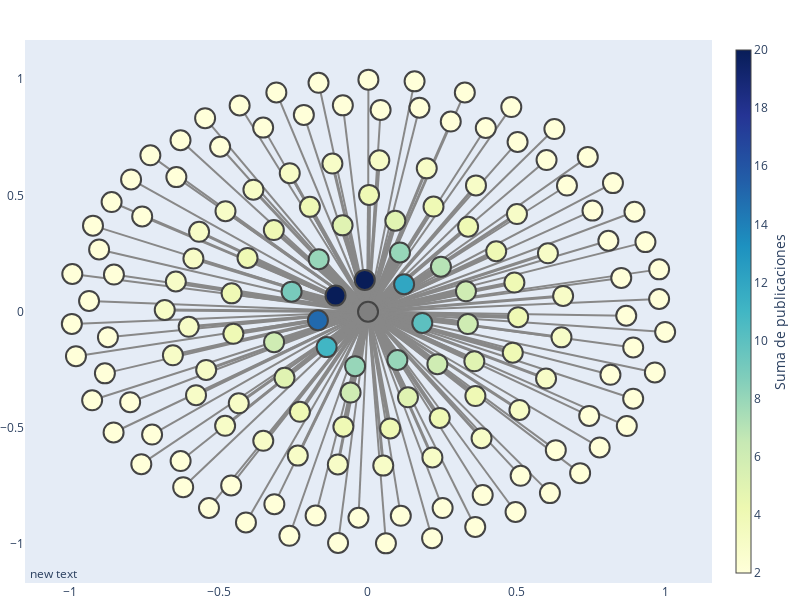

Here is the notebook cell this chart was saved with:
### Markdown cell above
Pre-pandemia

### Code cell
grafo_colaboraciones(df_colaboraciones_internacionales_pre_pandemia[df_colaboraciones_internacionales_pre_pandemia['weight'] > media_colaboraciones_internacionales_pre_pandemia])

### Figure 1 — Plotly figure (JSON) as saved in the notebook; plotly's stock layout.template omitted (floating-point values rounded to 4 significant figures; data arrays with more than 128 entries replaced by an {"elided": "..."} marker saying what was removed)
{"data": [{"hoverinfo": "none", "line": {"color": "#888", "width": 20}, "mode": "lines", "type": "scatter", "x": [0.0009845, -0.1082, null], "y": [-0.001035, 0.06843, null]}, {"hoverinfo": "none", "line": {"color": "#888", "width": 20}, "mode": "lines", "type": "scatter", "x": [0.0009845, -0.01001, null], "y": [-0.001035, 0.1361, null]}, {"hoverinfo": "none", "line": {"color": "#888", "width": 15}, "mode": "lines", "type": "scatter", "x": [0.0009845, -0.1674, null], "y": [-0.001035, -0.03762, null]}, {"hoverinfo": "none", "line": {"color": "#888", "width": 12}, "mode": "lines", "type": "scatter", "x": [0.0009845, 0.1223, null], "y": [-0.001035, 0.1174, null]}, {"hoverinfo": "none", "line": {"color": "#888", "width": 11}, "mode": "lines", "type": "scatter", "x": [0.0009845, -0.1381, null], "y": [-0.001035, -0.1534, null]}, {"hoverinfo": "none", "line": {"color": "#888", "width": 10}, "mode": "lines", "type": "scatter", "x": [0.0009845, 0.1835, null], "y": [-0.001035, -0.04932, null]}, {"hoverinfo": "none", "line": {"color": "#888", "width": 9}, "mode": "lines", "type": "scatter", "x": [0.0009845, -0.2559, null], "y": [-0.001035, 0.08553, null]}, {"hoverinfo": "none", "line": {"color": "#888", "width": 8}, "mode": "lines", "type": "scatter", "x": [0.0009845, -0.04243, null], "y": [-0.001035, -0.2356, null]}, {"hoverinfo": "none", "line": {"color": "#888", "width": 8}, "mode": "lines", "type": "scatter", "x": [0.0009845, 0.09979, null], "y": [-0.001035, -0.2089, null]}, {"hoverinfo": "none", "line": {"color": "#888", "width": 8}, "mode": "lines", "type": "scatter", "x": [0.0009845, -0.1647, null], "y": [-0.001035, 0.225, null]}, {"hoverinfo": "none", "line": {"color": "#888", "width": 8}, "mode": "lines", "type": "scatter", "x": [0.0009845, 0.1084, null], "y": [-0.001035, 0.2544, null]}, {"hoverinfo": "none", "line": {"color": "#888", "width": 7}, "mode": "lines", "type": "scatter", "x": [0.0009845, 0.2461, null], "y": [-0.001035, 0.1931, null]}, {"hoverinfo": "none", "line": {"color": "#888", "width": 6}, "mode": "lines", "type": "scatter", "x": [0.0009845, 0.2343, null], "y": [-0.001035, -0.2266, null]}, {"hoverinfo": "none", "line": {"color": "#888", "width": 6}, "mode": "lines", "type": "scatter", "x": [0.0009845, -0.3149, null], "y": [-0.001035, -0.1321, null]}, {"hoverinfo": "none", "line": {"color": "#888", "width": 6}, "mode": "lines", "type": "scatter", "x": [0.0009845, 0.3367, null], "y": [-0.001035, -0.05412, null]}, {"hoverinfo": "none", "line": {"color": "#888", "width": 6}, "mode": "lines", "type": "scatter", "x": [0.0009845, -0.05764, null], "y": [-0.001035, -0.3491, null]}, {"hoverinfo": "none", "line": {"color": "#888", "width": 6}, "mode": "lines", "type": "scatter", "x": [0.0009845, 0.3304, null], "y": [-0.001035, 0.0871, null]}, {"hoverinfo": "none", "line": {"color": "#888", "width": 5}, "mode": "lines", "type": "scatter", "x": [0.0009845, -0.08452, null], "y": [-0.001035, 0.3709, null]}, {"hoverinfo": "none", "line": {"color": "#888", "width": 5}, "mode": "lines", "type": "scatter", "x": [0.0009845, 0.1353, null], "y": [-0.001035, -0.3695, null]}, {"hoverinfo": "none", "line": {"color": "#888", "width": 5}, "mode": "lines", "type": "scatter", "x": [0.0009845, -0.2797, null], "y": [-0.001035, -0.2855, null]}, {"hoverinfo": "none", "line": {"color": "#888", "width": 5}, "mode": "lines", "type": "scatter", "x": [0.0009845, 0.09282, null], "y": [-0.001035, 0.3908, null]}, {"hoverinfo": "none", "line": {"color": "#888", "width": 5}, "mode": "lines", "type": "scatter", "x": [0.0009845, 0.3585, null], "y": [-0.001035, -0.2143, null]}, {"hoverinfo": "none", "line": {"color": "#888", "width": 4}, "mode": "lines", "type": "scatter", "x": [0.0009845, -0.08182, null], "y": [-0.001035, -0.4962, null]}, {"hoverinfo": "none", "line": {"color": "#888", "width": 4}, "mode": "lines", "type": "scatter", "x": [0.0009845, 0.07543, null], "y": [-0.001035, -0.5034, null]}, {"hoverinfo": "none", "line": {"color": "#888", "width": 4}, "mode": "lines", "type": "scatter", "x": [0.0009845, -0.1945, null], "y": [-0.001035, 0.4506, null]}, {"hoverinfo": "none", "line": {"color": "#888", "width": 4}, "mode": "lines", "type": "scatter", "x": [0.0009845, 0.2421, null], "y": [-0.001035, -0.4582, null]}, {"hoverinfo": "none", "line": {"color": "#888", "width": 4}, "mode": "lines", "type": "scatter", "x": [0.0009845, -0.4041, null], "y": [-0.001035, 0.2305, null]}, {"hoverinfo": "none", "line": {"color": "#888", "width": 4}, "mode": "lines", "type": "scatter", "x": [0.0009845, 0.3375, null], "y": [-0.001035, 0.3652, null]}, {"hoverinfo": "none", "line": {"color": "#888", "width": 4}, "mode": "lines", "type": "scatter", "x": [0.0009845, 0.004499, null], "y": [-0.001035, 0.5021, null]}, {"hoverinfo": "none", "line": {"color": "#888", "width": 4}, "mode": "lines", "type": "scatter", "x": [0.0009845, -0.4517, null], "y": [-0.001035, -0.09586, null]}, {"hoverinfo": "none", "line": {"color": "#888", "width": 4}, "mode": "lines", "type": "scatter", "x": [0.0009845, 0.4877, null], "y": [-0.001035, -0.1774, null]}, {"hoverinfo": "none", "line": {"color": "#888", "width": 4}, "mode": "lines", "type": "scatter", "x": [0.0009845, -0.3157, null], "y": [-0.001035, 0.3507, null]}, {"hoverinfo": "none", "line": {"color": "#888", "width": 4}, "mode": "lines", "type": "scatter", "x": [0.0009845, -0.2281, null], "y": [-0.001035, -0.4317, null]}, {"hoverinfo": "none", "line": {"color": "#888", "width": 4}, "mode": "lines", "type": "scatter", "x": [0.0009845, 0.5058, null], "y": [-0.001035, -0.02424, null]}, {"hoverinfo": "none", "line": {"color": "#888", "width": 4}, "mode": "lines", "type": "scatter", "x": [0.0009845, -0.4577, null], "y": [-0.001035, 0.07819, null]}, {"hoverinfo": "none", "line": {"color": "#888", "width": 4}, "mode": "lines", "type": "scatter", "x": [0.0009845, 0.4932, null], "y": [-0.001035, 0.1247, null]}, {"hoverinfo": "none", "line": {"color": "#888", "width": 4}, "mode": "lines", "type": "scatter", "x": [0.0009845, 0.362, null], "y": [-0.001035, -0.3642, null]}, {"hoverinfo": "none", "line": {"color": "#888", "width": 4}, "mode": "lines", "type": "scatter", "x": [0.0009845, 0.2212, null], "y": [-0.001035, 0.452, null]}, {"hoverinfo": "none", "line": {"color": "#888", "width": 4}, "mode": "lines", "type": "scatter", "x": [0.0009845, 0.432, null], "y": [-0.001035, 0.2594, null]}, {"hoverinfo": "none", "line": {"color": "#888", "width": 3}, "mode": "lines", "type": "scatter", "x": [0.0009845, -0.6824, null], "y": [-0.001035, 0.006485, null]}, {"hoverinfo": "none", "line": {"color": "#888", "width": 3}, "mode": "lines", "type": "scatter", "x": [0.0009845, 0.05226, null], "y": [-0.001035, -0.6636, null]}, {"hoverinfo": "none", "line": {"color": "#888", "width": 3}, "mode": "lines", "type": "scatter", "x": [0.0009845, 0.6059, null], "y": [-0.001035, 0.2507, null]}, {"hoverinfo": "none", "line": {"color": "#888", "width": 3}, "mode": "lines", "type": "scatter", "x": [0.0009845, -0.3843, null], "y": [-0.001035, 0.5245, null]}, {"hoverinfo": "none", "line": {"color": "#888", "width": 3}, "mode": "lines", "type": "scatter", "x": [0.0009845, -0.4782, null], "y": [-0.001035, 0.432, null]}, {"hoverinfo": "none", "line": {"color": "#888", "width": 3}, "mode": "lines", "type": "scatter", "x": [0.0009845, -0.5773, null], "y": [-0.001035, -0.3604, null]}, {"hoverinfo": "none", "line": {"color": "#888", "width": 3}, "mode": "lines", "type": "scatter", "x": [0.0009845, -0.567, null], "y": [-0.001035, 0.343, null]}, {"hoverinfo": "none", "line": {"color": "#888", "width": 3}, "mode": "lines", "type": "scatter", "x": [0.0009845, 0.657, null], "y": [-0.001035, 0.06693, null]}, {"hoverinfo": "none", "line": {"color": "#888", "width": 3}, "mode": "lines", "type": "scatter", "x": [0.0009845, -0.1187, null], "y": [-0.001035, 0.6371, null]}, {"hoverinfo": "none", "line": {"color": "#888", "width": 3}, "mode": "lines", "type": "scatter", "x": [0.0009845, 0.1985, null], "y": [-0.001035, 0.6163, null]}, {"hoverinfo": "none", "line": {"color": "#888", "width": 3}, "mode": "lines", "type": "scatter", "x": [0.0009845, 0.5996, null], "y": [-0.001035, -0.2889, null]}, {"hoverinfo": "none", "line": {"color": "#888", "width": 3}, "mode": "lines", "type": "scatter", "x": [0.0009845, 0.5101, null], "y": [-0.001035, -0.424, null]}, {"hoverinfo": "none", "line": {"color": "#888", "width": 3}, "mode": "lines", "type": "scatter", "x": [0.0009845, 0.6514, null], "y": [-0.001035, -0.1114, null]}, {"hoverinfo": "none", "line": {"color": "#888", "width": 3}, "mode": "lines", "type": "scatter", "x": [0.0009845, 0.2175, null], "y": [-0.001035, -0.6284, null]}, {"hoverinfo": "none", "line": {"color": "#888", "width": 3}, "mode": "lines", "type": "scatter", "x": [0.0009845, 0.5018, null], "y": [-0.001035, 0.4197, null]}, {"hoverinfo": "none", "line": {"color": "#888", "width": 3}, "mode": "lines", "type": "scatter", "x": [0.0009845, -0.235, null], "y": [-0.001035, -0.6204, null]}, {"hoverinfo": "none", "line": {"color": "#888", "width": 3}, "mode": "lines", "type": "scatter", "x": [0.0009845, -0.6551, null], "y": [-0.001035, -0.1887, null]}, {"hoverinfo": "none", "line": {"color": "#888", "width": 3}, "mode": "lines", "type": "scatter", "x": [0.0009845, -0.4335, null], "y": [-0.001035, -0.3953, null]}, {"hoverinfo": "none", "line": {"color": "#888", "width": 3}, "mode": "lines", "type": "scatter", "x": [0.0009845, -0.6019, null], "y": [-0.001035, -0.06594, null]}, {"hoverinfo": "none", "line": {"color": "#888", "width": 3}, "mode": "lines", "type": "scatter", "x": [0.0009845, -0.5861, null], "y": [-0.001035, 0.2281, null]}, {"hoverinfo": "none", "line": {"color": "#888", "width": 3}, "mode": "lines", "type": "scatter", "x": [0.0009845, -0.4795, null], "y": [-0.001035, -0.4921, null]}, {"hoverinfo": "none", "line": {"color": "#888", "width": 3}, "mode": "lines", "type": "scatter", "x": [0.0009845, 0.3827, null], "y": [-0.001035, -0.5457, null]}, {"hoverinfo": "none", "line": {"color": "#888", "width": 3}, "mode": "lines", "type": "scatter", "x": [0.0009845, -0.6451, null], "y": [-0.001035, 0.1292, null]}, {"hoverinfo": "none", "line": {"color": "#888", "width": 3}, "mode": "lines", "type": "scatter", "x": [0.0009845, -0.2622, null], "y": [-0.001035, 0.5954, null]}, {"hoverinfo": "none", "line": {"color": "#888", "width": 3}, "mode": "lines", "type": "scatter", "x": [0.0009845, 0.364, null], "y": [-0.001035, 0.543, null]}, {"hoverinfo": "none", "line": {"color": "#888", "width": 3}, "mode": "lines", "type": "scatter", "x": [0.0009845, -0.3511, null], "y": [-0.001035, -0.5566, null]}, {"hoverinfo": "none", "line": {"color": "#888", "width": 3}, "mode": "lines", "type": "scatter", "x": [0.0009845, -0.5431, null], "y": [-0.001035, -0.2515, null]}, {"hoverinfo": "none", "line": {"color": "#888", "width": 3}, "mode": "lines", "type": "scatter", "x": [0.0009845, -0.1005, null], "y": [-0.001035, -0.6585, null]}, {"hoverinfo": "none", "line": {"color": "#888", "width": 3}, "mode": "lines", "type": "scatter", "x": [0.0009845, 0.039, null], "y": [-0.001035, 0.6512, null]}, {"hoverinfo": "none", "line": {"color": "#888", "width": 2}, "mode": "lines", "type": "scatter", "x": [0.0009845, 0.8692, null], "y": [-0.001035, -0.01826, null]}, {"hoverinfo": "none", "line": {"color": "#888", "width": 2}, "mode": "lines", "type": "scatter", "x": [0.0009845, -0.7988, null], "y": [-0.001035, -0.3906, null]}, {"hoverinfo": "none", "line": {"color": "#888", "width": 2}, "mode": "lines", "type": "scatter", "x": [0.0009845, 0.7447, null], "y": [-0.001035, -0.4495, null]}, {"hoverinfo": "none", "line": {"color": "#888", "width": 2}, "mode": "lines", "type": "scatter", "x": [0.0009845, 1, null], "y": [-0.001035, -0.08811, null]}, {"hoverinfo": "none", "line": {"color": "#888", "width": 2}, "mode": "lines", "type": "scatter", "x": [0.0009845, 0.1739, null], "y": [-0.001035, 0.8773, null]}, {"hoverinfo": "none", "line": {"color": "#888", "width": 2}, "mode": "lines", "type": "scatter", "x": [0.0009845, -0.4094, null], "y": [-0.001035, -0.9083, null]}, {"hoverinfo": "none", "line": {"color": "#888", "width": 2}, "mode": "lines", "type": "scatter", "x": [0.0009845, -0.4591, null], "y": [-0.001035, -0.7491, null]}, {"hoverinfo": "none", "line": {"color": "#888", "width": 2}, "mode": "lines", "type": "scatter", "x": [0.0009845, -0.1654, null], "y": [-0.001035, 0.9848, null]}, {"hoverinfo": "none", "line": {"color": "#888", "width": 2}, "mode": "lines", "type": "scatter", "x": [0.0009845, 0.9798, null], "y": [-0.001035, 0.1814, null]}, {"hoverinfo": "none", "line": {"color": "#888", "width": 2}, "mode": "lines", "type": "scatter", "x": [0.0009845, -0.08363, null], "y": [-0.001035, 0.8876, null]}, {"hoverinfo": "none", "line": {"color": "#888", "width": 2}, "mode": "lines", "type": "scatter", "x": [0.0009845, 0.3866, null], "y": [-0.001035, -0.7903, null]}, {"hoverinfo": "none", "line": {"color": "#888", "width": 2}, "mode": "lines", "type": "scatter", "x": [0.0009845, -0.3139, null], "y": [-0.001035, -0.8296, null]}, {"hoverinfo": "none", "line": {"color": "#888", "width": 2}, "mode": "lines", "type": "scatter", "x": [0.0009845, -0.6291, null], "y": [-0.001035, -0.6441, null]}, {"hoverinfo": "none", "line": {"color": "#888", "width": 2}, "mode": "lines", "type": "scatter", "x": [0.0009845, -0.5467, null], "y": [-0.001035, 0.8324, null]}, {"hoverinfo": "none", "line": {"color": "#888", "width": 2}, "mode": "lines", "type": "scatter", "x": [0.0009845, -0.6433, null], "y": [-0.001035, 0.5786, null]}, {"hoverinfo": "none", "line": {"color": "#888", "width": 2}, "mode": "lines", "type": "scatter", "x": [0.0009845, 0.7799, null], "y": [-0.001035, -0.5853, null]}, {"hoverinfo": "none", "line": {"color": "#888", "width": 2}, "mode": "lines", "type": "scatter", "x": [0.0009845, -0.9237, null], "y": [-0.001035, 0.3697, null]}, {"hoverinfo": "none", "line": {"color": "#888", "width": 2}, "mode": "lines", "type": "scatter", "x": [0.0009845, -0.4306, null], "y": [-0.001035, 0.887, null]}, {"hoverinfo": "none", "line": {"color": "#888", "width": 2}, "mode": "lines", "type": "scatter", "x": [0.0009845, -0.9266, null], "y": [-0.001035, -0.3824, null]}, {"hoverinfo": "none", "line": {"color": "#888", "width": 2}, "mode": "lines", "type": "scatter", "x": [0.0009845, 0.3614, null], "y": [-0.001035, -0.9277, null]}, {"hoverinfo": "none", "line": {"color": "#888", "width": 2}, "mode": "lines", "type": "scatter", "x": [0.0009845, -0.8734, null], "y": [-0.001035, -0.1105, null]}, {"hoverinfo": "none", "line": {"color": "#888", "width": 2}, "mode": "lines", "type": "scatter", "x": [0.0009845, 0.8245, null], "y": [-0.001035, 0.5528, null]}, {"hoverinfo": "none", "line": {"color": "#888", "width": 2}, "mode": "lines", "type": "scatter", "x": [0.0009845, 0.04331, null], "y": [-0.001035, 0.8677, null]}, {"hoverinfo": "none", "line": {"color": "#888", "width": 2}, "mode": "lines", "type": "scatter", "x": [0.0009845, -0.5337, null], "y": [-0.001035, -0.846, null]}, {"hoverinfo": "none", "line": {"color": "#888", "width": 2}, "mode": "lines", "type": "scatter", "x": [0.0009845, 0.7141, null], "y": [-0.001035, -0.696, null]}, {"hoverinfo": "none", "line": {"color": "#888", "width": 2}, "mode": "lines", "type": "scatter", "x": [0.0009845, 0.8524, null], "y": [-0.001035, 0.1447, null]}, {"hoverinfo": "none", "line": {"color": "#888", "width": 2}, "mode": "lines", "type": "scatter", "x": [0.0009845, -0.725, null], "y": [-0.001035, -0.53, null]}, {"hoverinfo": "none", "line": {"color": "#888", "width": 2}, "mode": "lines", "type": "scatter", "x": [0.0009845, -0.7612, null], "y": [-0.001035, -0.6574, null]}, {"hoverinfo": "none", "line": {"color": "#888", "width": 2}, "mode": "lines", "type": "scatter", "x": [0.0009845, 0.9654, null], "y": [-0.001035, -0.2624, null]}, {"hoverinfo": "none", "line": {"color": "#888", "width": 2}, "mode": "lines", "type": "scatter", "x": [0.0009845, 0.9337, null], "y": [-0.001035, 0.2988, null]}, {"hoverinfo": "none", "line": {"color": "#888", "width": 2}, "mode": "lines", "type": "scatter", "x": [0.0009845, -0.8544, null], "y": [-0.001035, -0.5209, null]}, {"hoverinfo": "none", "line": {"color": "#888", "width": 2}, "mode": "lines", "type": "scatter", "x": [0.0009845, 0.7399, null], "y": [-0.001035, 0.6658, null]}, {"hoverinfo": "none", "line": {"color": "#888", "width": 2}, "mode": "lines", "type": "scatter", "x": [0.0009845, 0.8091, null], "y": [-0.001035, 0.3046, null]}, {"hoverinfo": "none", "line": {"color": "#888", "width": 2}, "mode": "lines", "type": "scatter", "x": [0.0009845, 0.8969, null], "y": [-0.001035, 0.4295, null]}, {"hoverinfo": "none", "line": {"color": "#888", "width": 2}, "mode": "lines", "type": "scatter", "x": [0.0009845, 0.4827, null], "y": [-0.001035, 0.8803, null]}, {"hoverinfo": "none", "line": {"color": "#888", "width": 2}, "mode": "lines", "type": "scatter", "x": [0.0009845, -0.6205, null], "y": [-0.001035, -0.7566, null]}, {"hoverinfo": "none", "line": {"color": "#888", "width": 2}, "mode": "lines", "type": "scatter", "x": [0.0009845, -0.9809, null], "y": [-0.001035, -0.1924, null]}, {"hoverinfo": "none", "line": {"color": "#888", "width": 2}, "mode": "lines", "type": "scatter", "x": [0.0009845, 0.6324, null], "y": [-0.001035, -0.5969, null]}, {"hoverinfo": "none", "line": {"color": "#888", "width": 2}, "mode": "lines", "type": "scatter", "x": [0.0009845, -0.3516, null], "y": [-0.001035, 0.7918, null]}, {"hoverinfo": "none", "line": {"color": "#888", "width": 2}, "mode": "lines", "type": "scatter", "x": [0.0009845, -0.4963, null], "y": [-0.001035, 0.7094, null]}, {"hoverinfo": "none", "line": {"color": "#888", "width": 2}, "mode": "lines", "type": "scatter", "x": [0.0009845, 0.6013, null], "y": [-0.001035, 0.6521, null]}, {"hoverinfo": "none", "line": {"color": "#888", "width": 2}, "mode": "lines", "type": "scatter", "x": [0.0009845, 0.8925, null], "y": [-0.001035, -0.3755, null]}, {"hoverinfo": "none", "line": {"color": "#888", "width": 2}, "mode": "lines", "type": "scatter", "x": [0.0009845, 0.4971, null], "y": [-0.001035, -0.8633, null]}, {"hoverinfo": "none", "line": {"color": "#888", "width": 2}, "mode": "lines", "type": "scatter", "x": [0.0009845, 0.1112, null], "y": [-0.001035, -0.8798, null]}, {"hoverinfo": "none", "line": {"color": "#888", "width": 2}, "mode": "lines", "type": "scatter", "x": [0.0009845, -0.9933, null], "y": [-0.001035, 0.1615, null]}, {"hoverinfo": "none", "line": {"color": "#888", "width": 2}, "mode": "lines", "type": "scatter", "x": [0.0009845, 0.6699, null], "y": [-0.001035, 0.5424, null]}, {"hoverinfo": "none", "line": {"color": "#888", "width": 2}, "mode": "lines", "type": "scatter", "x": [0.0009845, 0.3265, null], "y": [-0.001035, 0.943, null]}, {"hoverinfo": "none", "line": {"color": "#888", "width": 2}, "mode": "lines", "type": "scatter", "x": [0.0009845, -0.09973, null], "y": [-0.001035, -0.9967, null]}, {"hoverinfo": "none", "line": {"color": "#888", "width": 2}, "mode": "lines", "type": "scatter", "x": [0.0009845, -0.2147, null], "y": [-0.001035, 0.8466, null]}, {"hoverinfo": "none", "line": {"color": "#888", "width": 2}, "mode": "lines", "type": "scatter", "x": [0.0009845, 0.2792, null], "y": [-0.001035, 0.8178, null]}, {"hoverinfo": "none", "line": {"color": "#888", "width": 2}, "mode": "lines", "type": "scatter", "x": [0.0009845, -0.9369, null], "y": [-0.001035, 0.04551, null]}, {"hoverinfo": "none", "line": {"color": "#888", "width": 2}, "mode": "lines", "type": "scatter", "x": [0.0009845, 0.7556, null], "y": [-0.001035, 0.4344, null]}, {"hoverinfo": "none", "line": {"color": "#888", "width": 2}, "mode": "lines", "type": "scatter", "x": [0.0009845, -0.7956, null], "y": [-0.001035, 0.5687, null]}, {"hoverinfo": "none", "line": {"color": "#888", "width": 2}, "mode": "lines", "type": "scatter", "x": [0.0009845, 0.2164, null], "y": [-0.001035, -0.976, null]}, {"hoverinfo": "none", "line": {"color": "#888", "width": 2}, "mode": "lines", "type": "scatter", "x": [0.0009845, 0.5141, null], "y": [-0.001035, -0.7075, null]}, {"hoverinfo": "none", "line": {"color": "#888", "width": 2}, "mode": "lines", "type": "scatter", "x": [0.0009845, 0.002269, null], "y": [-0.001035, 0.9983, null]}, {"hoverinfo": "none", "line": {"color": "#888", "width": 2}, "mode": "lines", "type": "scatter", "x": [0.0009845, 0.8161, null], "y": [-0.001035, -0.2725, null]}, {"hoverinfo": "none", "line": {"color": "#888", "width": 2}, "mode": "lines", "type": "scatter", "x": [0.0009845, -0.8533, null], "y": [-0.001035, 0.159, null]}, {"hoverinfo": "none", "line": {"color": "#888", "width": 2}, "mode": "lines", "type": "scatter", "x": [0.0009845, -0.8837, null], "y": [-0.001035, -0.2664, null]}, {"hoverinfo": "none", "line": {"color": "#888", "width": 2}, "mode": "lines", "type": "scatter", "x": [0.0009845, -0.03106, null], "y": [-0.001035, -0.888, null]}, {"hoverinfo": "none", "line": {"color": "#888", "width": 2}, "mode": "lines", "type": "scatter", "x": [0.0009845, -0.9948, null], "y": [-0.001035, -0.05328, null]}, {"hoverinfo": "none", "line": {"color": "#888", "width": 2}, "mode": "lines", "type": "scatter", "x": [0.0009845, 0.1576, null], "y": [-0.001035, 0.991, null]}, {"hoverinfo": "none", "line": {"color": "#888", "width": 2}, "mode": "lines", "type": "scatter", "x": [0.0009845, -0.8611, null], "y": [-0.001035, 0.4713, null]}, {"hoverinfo": "none", "line": {"color": "#888", "width": 2}, "mode": "lines", "type": "scatter", "x": [0.0009845, 0.2519, null], "y": [-0.001035, -0.8465, null]}, {"hoverinfo": "none", "line": {"color": "#888", "width": 2}, "mode": "lines", "type": "scatter", "x": [0.0009845, -0.7583, null], "y": [-0.001035, 0.4094, null]}, {"hoverinfo": "none", "line": {"color": "#888", "width": 2}, "mode": "lines", "type": "scatter", "x": [0.0009845, -0.7308, null], "y": [-0.001035, 0.6725, null]}, {"hoverinfo": "none", "line": {"color": "#888", "width": 2}, "mode": "lines", "type": "scatter", "x": [0.0009845, 0.6276, null], "y": [-0.001035, 0.7855, null]}, {"hoverinfo": "none", "line": {"color": "#888", "width": 2}, "mode": "lines", "type": "scatter", "x": [0.0009845, -0.3072, null], "y": [-0.001035, 0.9431, null]}, {"hoverinfo": "none", "line": {"color": "#888", "width": 2}, "mode": "lines", "type": "scatter", "x": [0.0009845, 0.6126, null], "y": [-0.001035, -0.782, null]}, {"hoverinfo": "none", "line": {"color": "#888", "width": 2}, "mode": "lines", "type": "scatter", "x": [0.0009845, -0.9031, null], "y": [-0.001035, 0.2672, null]}, {"hoverinfo": "none", "line": {"color": "#888", "width": 2}, "mode": "lines", "type": "scatter", "x": [0.0009845, -0.6294, null], "y": [-0.001035, 0.7374, null]}, {"hoverinfo": "none", "line": {"color": "#888", "width": 2}, "mode": "lines", "type": "scatter", "x": [0.0009845, 0.8711, null], "y": [-0.001035, -0.4934, null]}, {"hoverinfo": "none", "line": {"color": "#888", "width": 2}, "mode": "lines", "type": "scatter", "x": [0.0009845, 0.9797, null], "y": [-0.001035, 0.05388, null]}, {"hoverinfo": "none", "line": {"color": "#888", "width": 2}, "mode": "lines", "type": "scatter", "x": [0.0009845, -0.2633, null], "y": [-0.001035, -0.9657, null]}, {"hoverinfo": "none", "line": {"color": "#888", "width": 2}, "mode": "lines", "type": "scatter", "x": [0.0009845, 0.06124, null], "y": [-0.001035, -0.9983, null]}, {"hoverinfo": "none", "line": {"color": "#888", "width": 2}, "mode": "lines", "type": "scatter", "x": [0.0009845, -0.1752, null], "y": [-0.001035, -0.8787, null]}, {"hoverinfo": "none", "line": {"color": "#888", "width": 2}, "mode": "lines", "type": "scatter", "x": [0.0009845, 0.397, null], "y": [-0.001035, 0.7901, null]}, {"hoverinfo": "none", "line": {"color": "#888", "width": 2}, "mode": "lines", "type": "scatter", "x": [0.0009845, 0.5039, null], "y": [-0.001035, 0.73, null]}, {"hoverinfo": "none", "line": {"color": "#888", "width": 2}, "mode": "lines", "type": "scatter", "x": [0.0009845, 0.8927, null], "y": [-0.001035, -0.1549, null]}, {"hoverinfo": "text", "marker": {"color": {"elided": "148 mixed values"}, "colorbar": {"thickness": 15, "title": {"side": "right", "text": "Suma de publicaciones"}, "xanchor": "left"}, "colorscale": [[0, "rgb(255,255,217)"], [0.125, "rgb(237,248,177)"], [0.25, "rgb(199,233,180)"], [0.375, "rgb(127,205,187)"], [0.5, "rgb(65,182,196)"], [0.625, "rgb(29,145,192)"], [0.75, "rgb(34,94,168)"], [0.875, "rgb(37,52,148)"], [1, "rgb(8,29,88)"]], "line": {"width": 2}, "showscale": true, "size": 20}, "mode": "markers", "text": {"elided": "148 str values"}, "type": "scatter", "x": {"elided": "148 float values"}, "y": {"elided": "148 float values"}}], "layout": {"annotations": [{"showarrow": false, "x": 0.005, "xref": "paper", "y": -0.002, "yref": "paper"}], "dragmode": "pan", "height": 600, "hovermode": "closest", "margin": {"b": 0, "l": 0, "r": 0, "t": 40}, "showlegend": false, "title": {"font": {"size": 16}}, "width": 800, "xaxis": {"showgrid": false, "zeroline": false}, "yaxis": {"showgrid": false, "zeroline": false}}}
